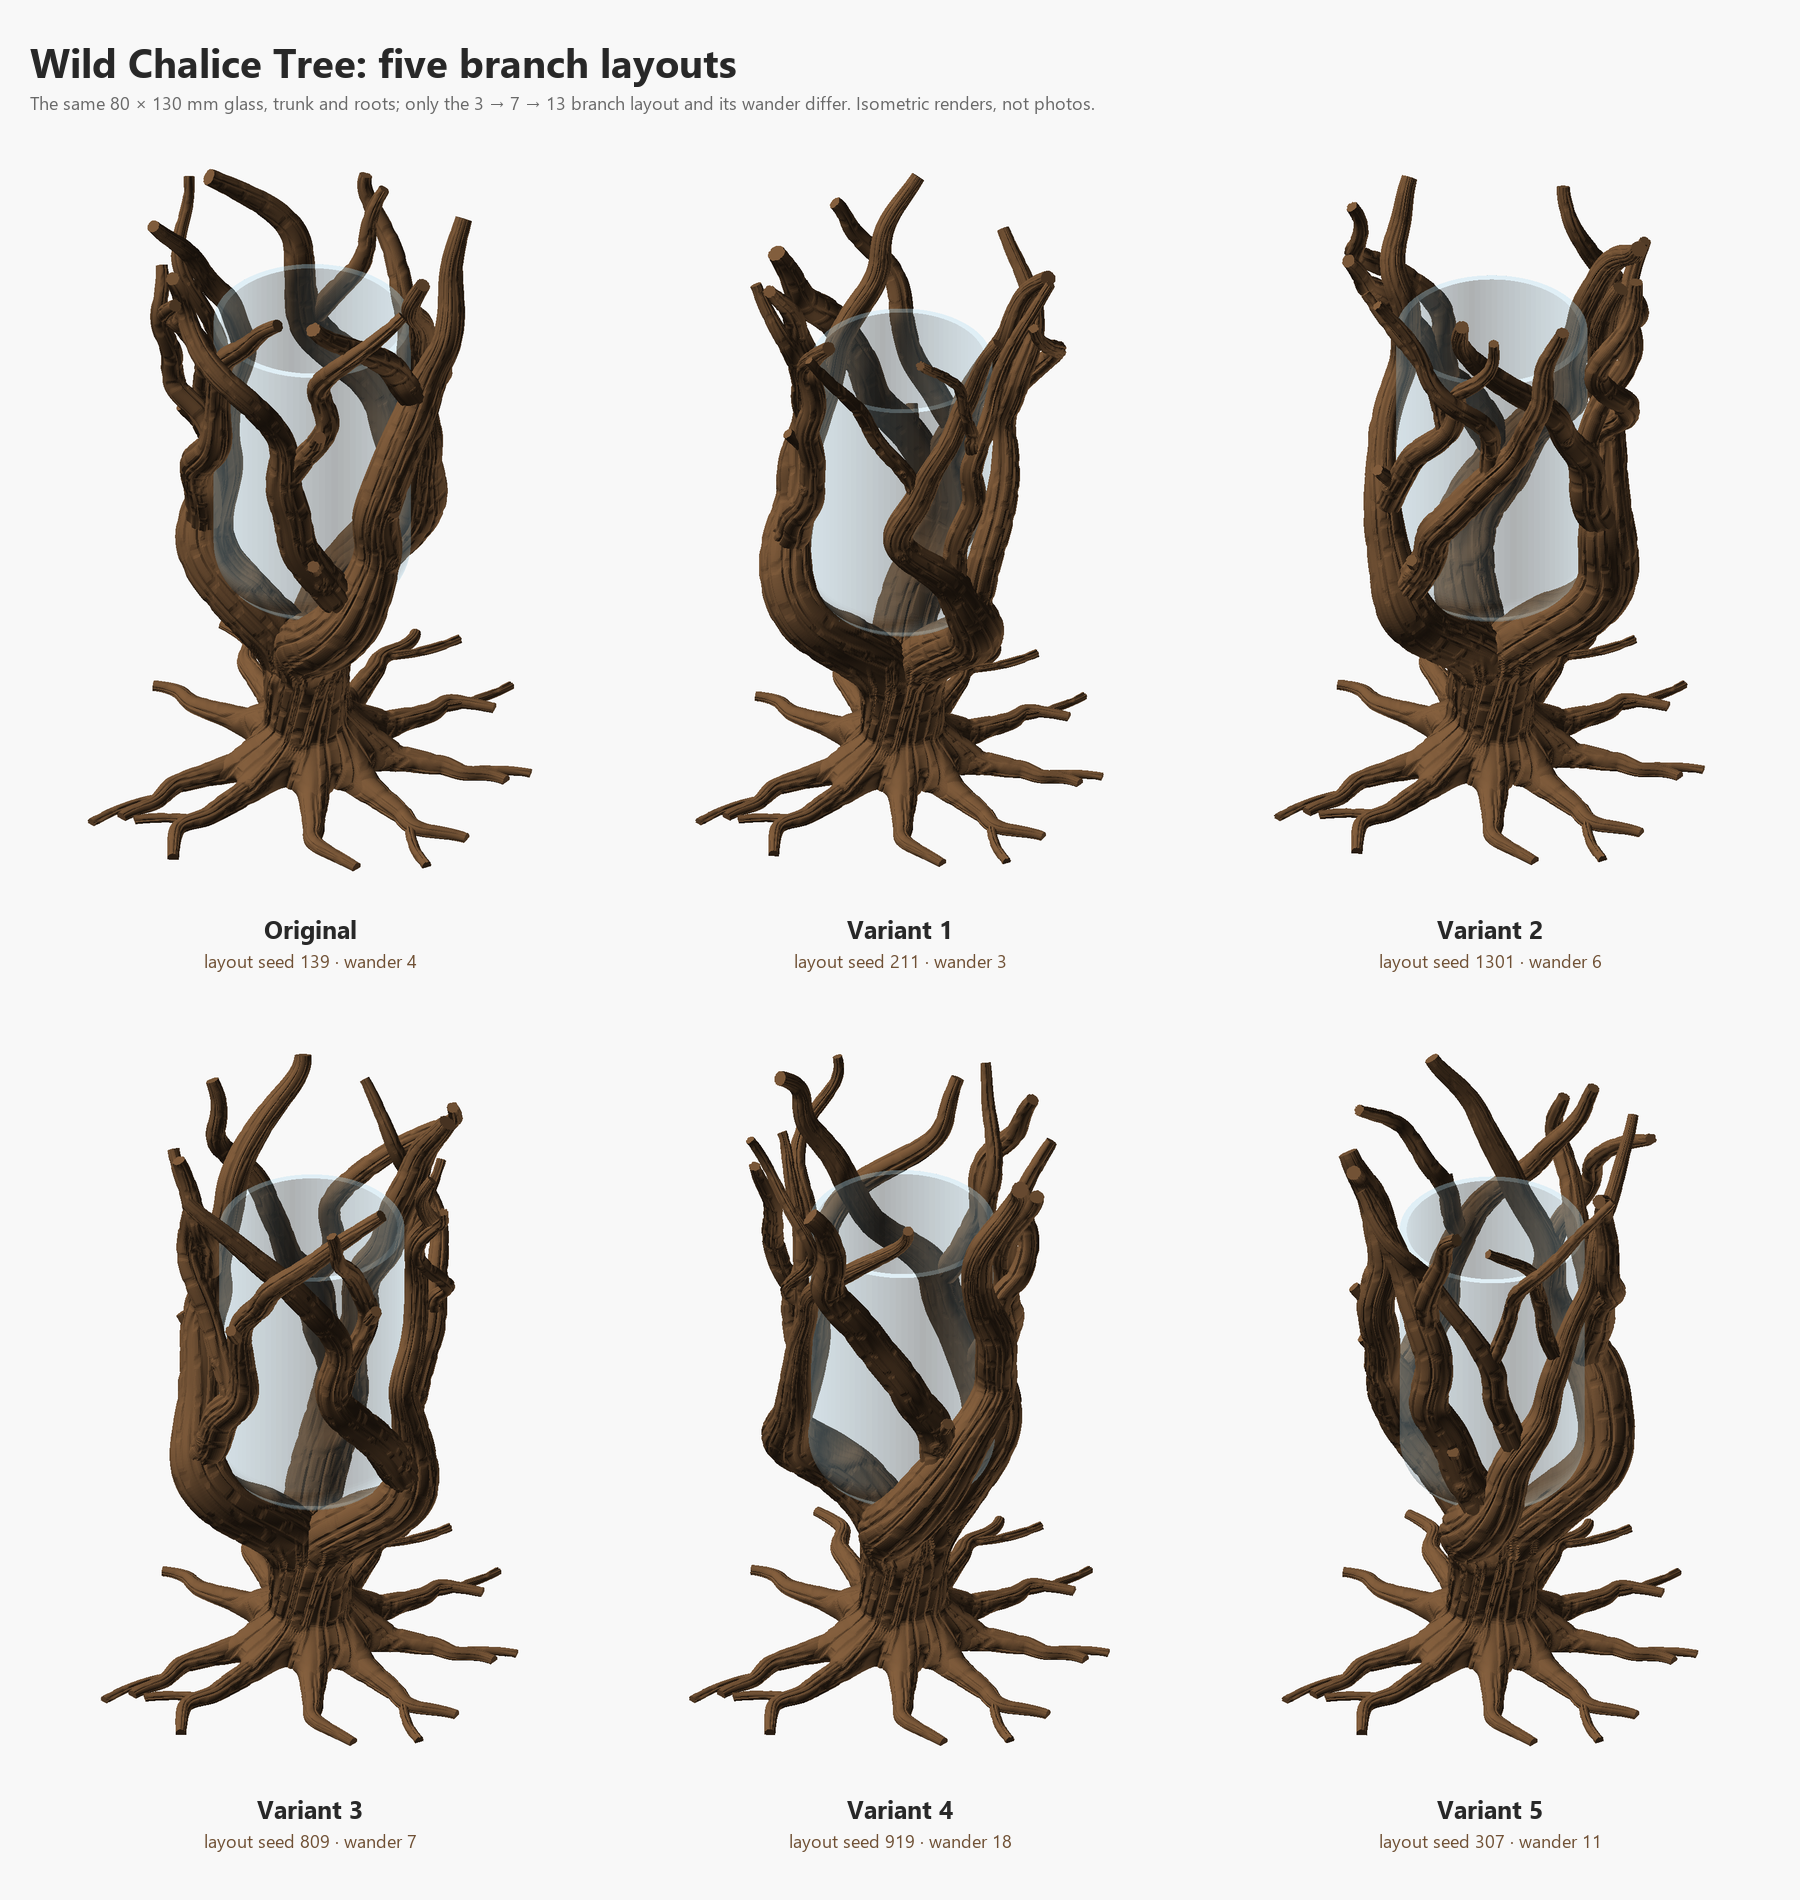

This figure's Python source:
"""Compose Variants_Overview.png: the Wild Chalice Tree and its five branch-layout variants side
by side, from each one's own isometric PNG.

    python Variants_Overview.py

Re-run it whenever a variant is re-rendered (make_variants.py --png). All six are the same tree
around the same glass (same height, same roots), so every render is drawn at one common height.
"""
import json, os
from PIL import Image, ImageDraw, ImageFont

HERE = os.path.dirname(os.path.abspath(__file__))
OUT = os.path.join(HERE, 'Variants_Overview.png')
BG, INK, SOFT, ACCENT = (248, 248, 248), (40, 40, 40), (105, 105, 105), (111, 80, 52)
F = 'C:/Windows/Fonts/'
font = lambda name, size: ImageFont.truetype(F + name, size)
TITLE, NAME, BODY = font('segoeuib.ttf', 40), font('segoeuib.ttf', 25), font('segoeui.ttf', 18)

V = json.load(open(os.path.join(HERE, 'variants.json')))
tiles = [('Original', os.path.join(HERE, '..', 'Wild_Chalice_Tree.png'), 'layout seed 139 · wander 4')]
for n, v in V.items():
    tiles.append((n.replace('_', ' '), os.path.join(HERE, n, f'Wild_Chalice_Tree_{n}.png'),
                  f'layout seed {v["seed"]} · wander {v["wander"]}'))

TILE_H, COLS, CW, PAD = 760, 3, 560, 30
imgs = []
for name, path, sub in tiles:
    im = Image.open(path).convert('RGB')
    im = im.resize((round(im.width * TILE_H / im.height), TILE_H), Image.LANCZOS)
    if im.width > CW:                                   # keep it inside its column
        im = im.resize((CW, round(im.height * CW / im.width)), Image.LANCZOS)
    imgs.append(im)
rows = (len(tiles) + COLS - 1) // COLS
TOP, CAP = 140, 90
W = COLS * CW + (COLS + 1) * PAD
H = TOP + rows * (TILE_H + CAP + PAD)
canvas = Image.new('RGB', (W, H), BG)
d = ImageDraw.Draw(canvas)
d.text((PAD, 34), 'Wild Chalice Tree: five branch layouts', font=TITLE, fill=INK)
d.text((PAD, 90), 'The same 80 × 130 mm glass, trunk and roots; only the 3 → 7 → 13 branch layout and its '
                  'wander differ. Isometric renders, not photos.', font=BODY, fill=SOFT)
for k, ((name, _, sub), im) in enumerate(zip(tiles, imgs)):
    r, c = divmod(k, COLS)
    x0 = PAD + c * (CW + PAD); y0 = TOP + r * (TILE_H + CAP + PAD)
    canvas.paste(im, (x0 + (CW - im.width) // 2, y0 + TILE_H - im.height))
    cx = x0 + CW / 2
    for text, f, fill, dy in ((name, NAME, INK, 12), (sub, BODY, ACCENT, 48)):
        d.text((cx - d.textlength(text, font=f) / 2, y0 + TILE_H + dy), text, font=f, fill=fill)
canvas.save(OUT, optimize=True)
print('wrote', OUT, canvas.size)
